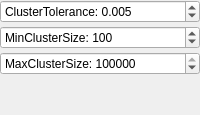
        <widget class="QWidget" name="EuclideanClusterExtraction">
         <layout class="QVBoxLayout" name="verticalLayout_4">
          <property name="spacing">
           <number>3</number>
          </property>
          <property name="leftMargin">
           <number>0</number>
          </property>
          <property name="topMargin">
           <number>0</number>
          </property>
          <property name="rightMargin">
           <number>0</number>
          </property>
          <property name="bottomMargin">
           <number>0</number>
          </property>
          <item>
           <widget class="QDoubleSpinBox" name="dspin_tolerance">
            <property name="sizePolicy">
             <sizepolicy hsizetype="Ignored" vsizetype="Fixed">
              <horstretch>0</horstretch>
              <verstretch>0</verstretch>
             </sizepolicy>
            </property>
            <property name="maximumSize">
             <size>
              <width>16777215</width>
              <height>24</height>
             </size>
            </property>
            <property name="toolTip">
             <string>Set the spatial cluster tolerance as a measure in the L2 Euclidean space</string>
            </property>
            <property name="prefix">
             <string>ClusterTolerance: </string>
            </property>
            <property name="decimals">
             <number>3</number>
            </property>
            <property name="maximum">
             <double>999999.000000000000000</double>
            </property>
            <property name="value">
             <double>0.005000000000000</double>
            </property>
           </widget>
          </item>
          <item>
           <widget class="QSpinBox" name="spin_min_cluster_size">
            <property name="sizePolicy">
             <sizepolicy hsizetype="Ignored" vsizetype="Fixed">
              <horstretch>0</horstretch>
              <verstretch>0</verstretch>
             </sizepolicy>
            </property>
            <property name="maximumSize">
             <size>
              <width>16777215</width>
              <height>24</height>
             </size>
            </property>
            <property name="toolTip">
             <string>Set the minimum number of points that a cluster needs to contain in order to be considered valid.</string>
            </property>
            <property name="suffix">
             <string/>
            </property>
            <property name="prefix">
             <string>MinClusterSize: </string>
            </property>
            <property name="maximum">
             <number>9999999</number>
            </property>
            <property name="value">
             <number>100</number>
            </property>
           </widget>
          </item>
          <item>
           <widget class="QSpinBox" name="spin_max_cluster_size">
            <property name="sizePolicy">
             <sizepolicy hsizetype="Ignored" vsizetype="Fixed">
              <horstretch>0</horstretch>
              <verstretch>0</verstretch>
             </sizepolicy>
            </property>
            <property name="maximumSize">
             <size>
              <width>16777215</width>
              <height>24</height>
             </size>
            </property>
            <property name="toolTip">
             <string>Set the maximum number of points that a cluster needs to contain in order to be considered valid.</string>
            </property>
            <property name="prefix">
             <string>MaxClusterSize: </string>
            </property>
            <property name="maximum">
             <number>9999999</number>
            </property>
            <property name="value">
             <number>9999999</number>
            </property>
           </widget>
          </item>
          <item>
           <spacer name="verticalSpacer_4">
            <property name="orientation">
             <enum>Qt::Vertical</enum>
            </property>
            <property name="sizeHint" stdset="0">
             <size>
              <width>20</width>
              <height>40</height>
             </size>
            </property>
           </spacer>
          </item>
         </layout>
        </widget>
